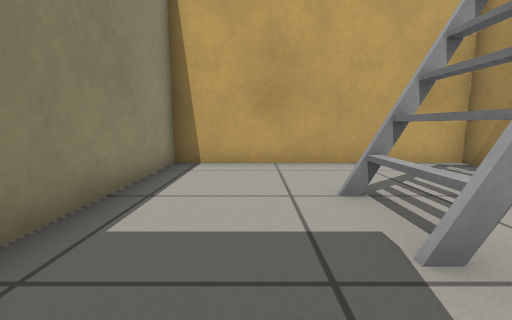
View 1 (above)

12 first-person views from a walk through a world built for the Gazebo simulator. The camera is 0.5 m above the floor, tilts 8° down and sees 90° across. The floor is counted in squares, 0.5 m on a side. Each view is taken from the middle of a square. On the plan, view 1 faces up. The plan holds only what a view shows up to about 11 squares ahead; the rest is blank. The place goes on beyond the plan. Gazebo's built-in surfaces are drawn with simple patterns.

View 2
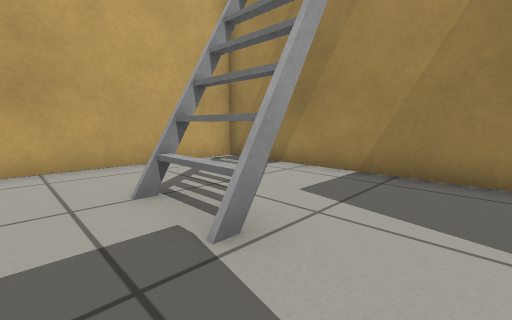

View 3
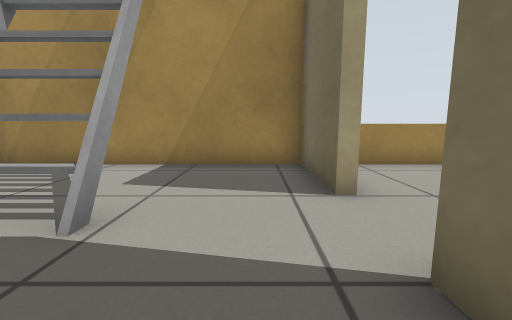

View 4
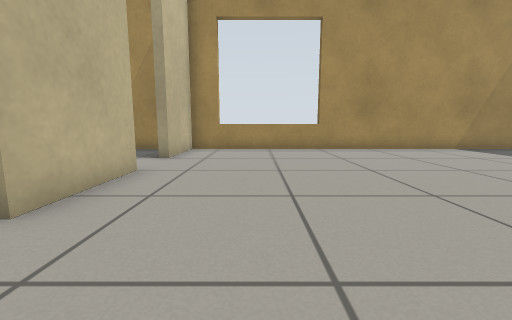

View 5
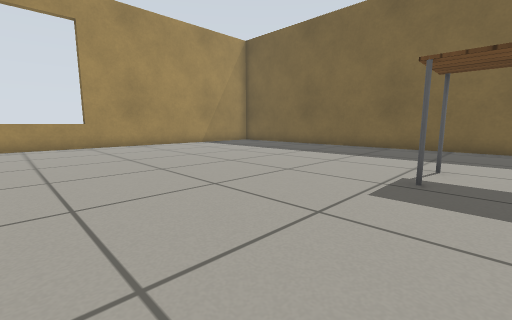

View 6
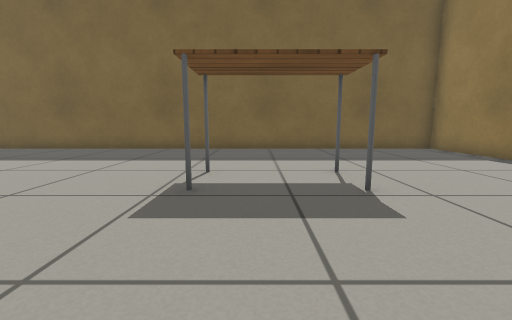

View 7
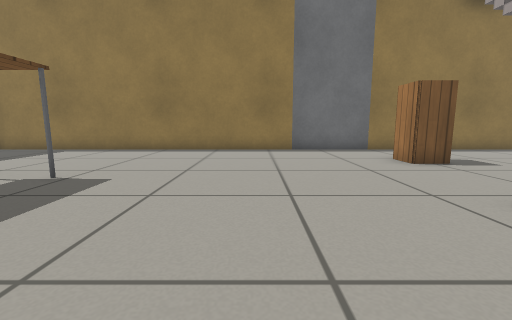

View 8
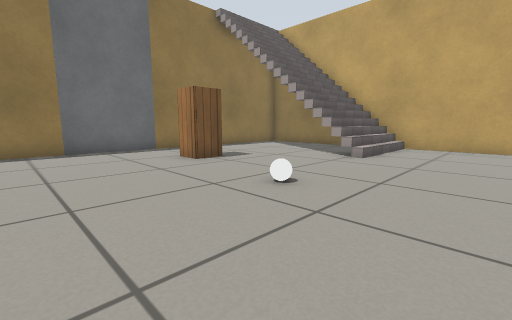

View 9
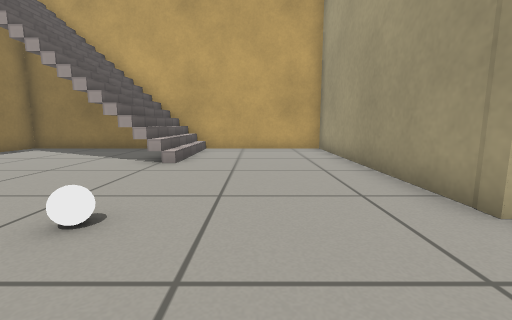

View 10
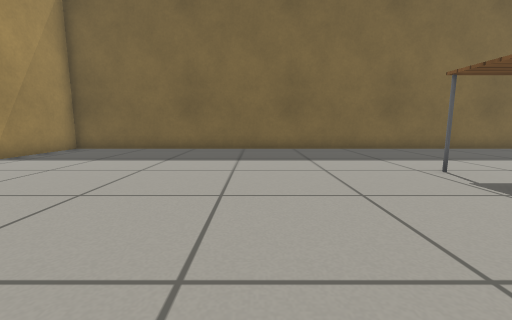

View 11
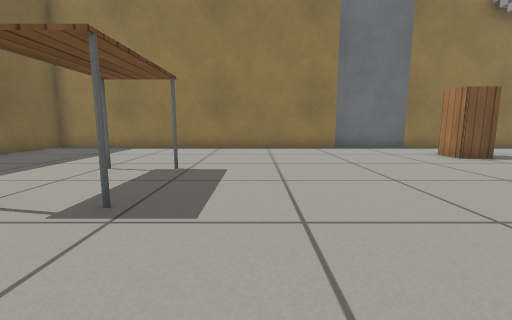

View 12
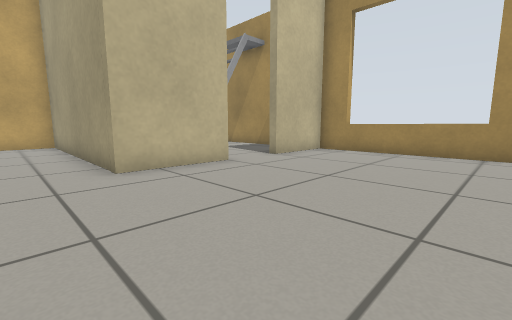

### Floor plan
Points are (right, up) in squares from view 1. A wall is a line through its corners. A room is listed if a view was taken in it or the views show most of it. See-through windows are left out.
Room 1 (views 1, 2, 3)
walls: (2.5, -1.1) (5.3, -1.1) (5.3, 6.5) (-2.1, 6.5) (-2.1, 2)
low walls: (0, -1.1) (0.6, -1.1)
ways out: opening at (1.5, -1) to room 2
objects: ladder (2, 2) to (3, 3)
Room 2 (views 4, 5, 6, 7, 8, 9, 10, 11, 12)
walls: (0.6, -1.4) (-2.4, -1.4) (-2.4, 6.5) (-14.1, 6.5) (-14.1, -0.6); (-14.1, -3.5) (-14.1, -15.4) (5.3, -15.4) (5.3, -1.4) (2.5, -1.4)
ways out: opening at (1.5, -1) to room 1
objects: door leaf (-14, -3) to (-14, -1); cabinet (-11, -1) to (-11, 0); table (-9, -10) to (-6, -9); white ball (-7, -2)

Where each view was taken, in squares from view 1:
view 1: 0 up, 0 right, facing up
view 2: 0 up, 0 right, facing up-right
view 3: 0 up, 1 left, facing right
view 4: 4 down, 5 left, facing right
view 5: 4 down, 7 left, facing down-right
view 6: 5 down, 7 left, facing down
view 7: 5 down, 4 left, facing left
view 8: 5 down, 4 left, facing up-left
view 9: 4 down, 5 left, facing up
view 10: 5 down, 2 left, facing down
view 11: 7 down, 3 left, facing left
view 12: 7 down, 4 left, facing up-right
